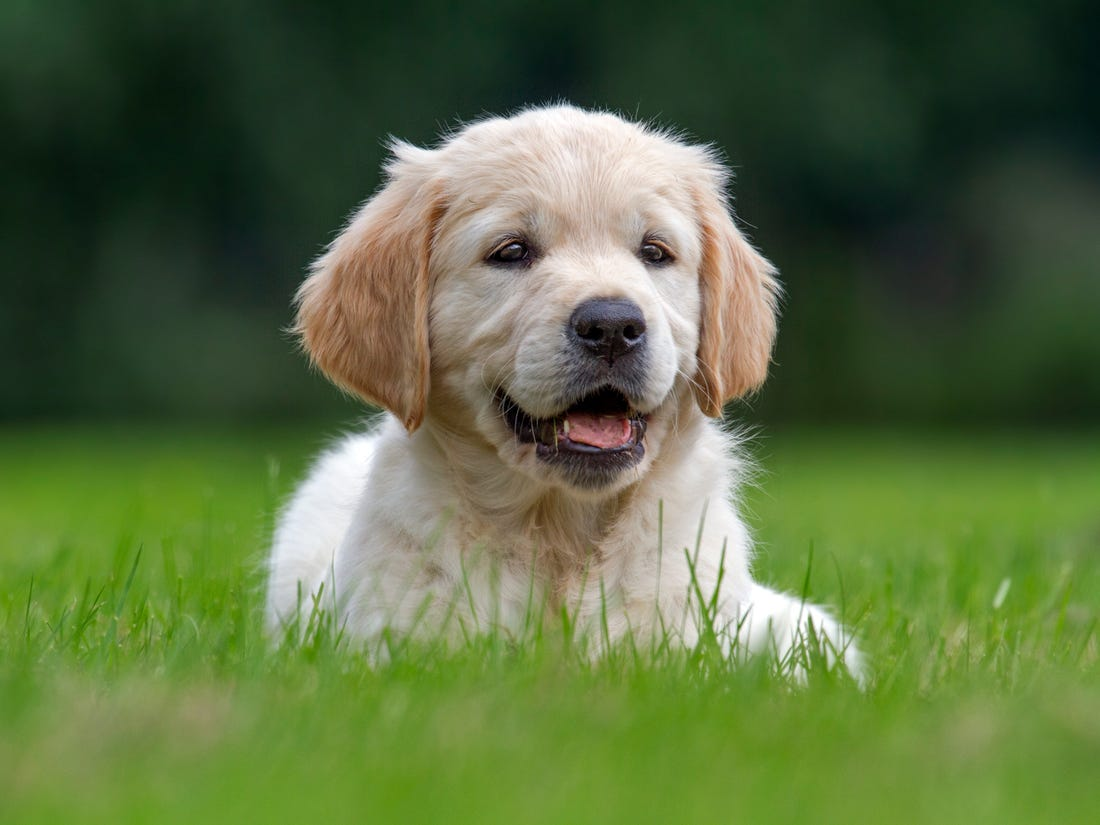
#> input picture Week2/images/image1.jpg, 1100 x 825 px
$ jupyter execute Topics.ipynb
#> lines starting #> are read from the running program, lines starting #| are printed output that depends on the picture; after the words box and inside, x2 and y2 are one past the last pixel; in counts of white or black regions, pixels touching at a corner belong together
# Topic 1

## Theory Questions:
What is the purpose of thresholding in image processing?
- Turn a grayscale image into binary image

When would you prefer adaptive thresholding over global thresholding?
- When an image suffers from uneven illumination

Explain how Otsu's method determines the optimal threshold.
- It tries to find the threshold that maximizes a given metric which seperates the image best into foreground and background.

What does `THRESH_BINARY_INV` do, and when would you use it?
- It does the inverse of what `THRESH_BINARY` does which means it makes a pixel black when it exceeds a certain threshold. It is useful when you want the reverse of what `THRESH_BINARY` normally does.

What kind of histogram does Otsu's method work best on?
- One with two distinct peaks

## Coding Task 1

[cell 1]
import cv2
import numpy as np
import matplotlib.pyplot as plt

[cell 2]
def show_img(img):
    cv2.imshow('img', img)
    cv2.waitKey(0)
    cv2.destroyAllWindows()

[cell 3]
def show_imgs(imgs):
    for i, img in enumerate(imgs):
        cv2.imshow(f'img{i}', img)
    cv2.waitKey(0)
    cv2.destroyAllWindows()

[cell 4]
# Import img
img = cv2.imread('images/image1.jpg')
#> img is the input picture: shape (825, 1100, 3); mean B, G, R 64.9, 108, 89.4
gray = cv2.cvtColor(img, cv2.COLOR_BGR2GRAY)

# Global Thresh
T = 120
_, global_thresh = cv2.threshold(gray, T, 255, cv2.THRESH_BINARY)
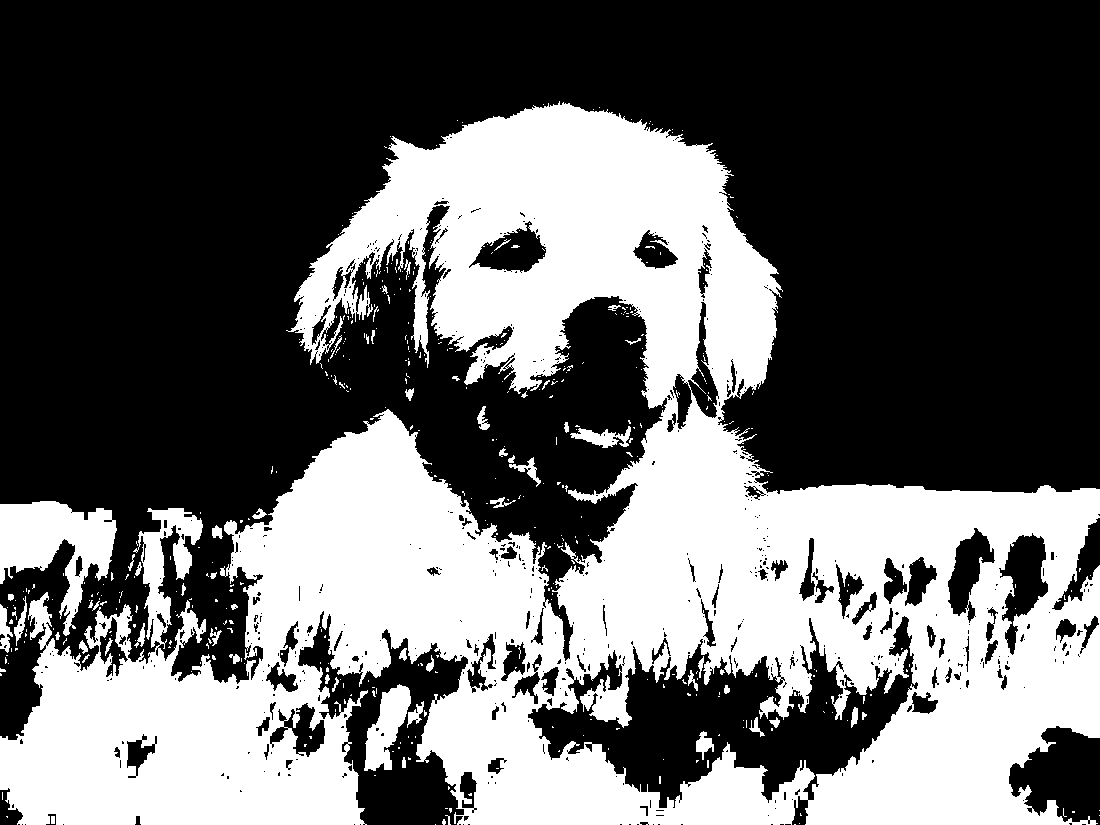
#> global_thresh: shape (825, 1100); 39.4% white; 470 white regions (411 under 20 px), largest, box (x1, y1, x2, y2) and area: (0, 101, 1100, 825) 341597, (0, 501, 117, 636) 7529, (364, 684, 411, 771) 2174

# Adaptive Thresh
adaptive_thresh_mean = cv2.adaptiveThreshold(gray, 255, cv2.ADAPTIVE_THRESH_MEAN_C, cv2.THRESH_BINARY, 11, 2)
#> adaptive_thresh_mean: shape (825, 1100); 84.2% white; 4872 black regions (4215 under 20 px), largest, box (x1, y1, x2, y2) and area: (642, 496, 878, 704) 9977, (518, 293, 663, 494) 8035, (353, 255, 425, 440) 2747
adaptive_thresh_gauss = cv2.adaptiveThreshold(gray, 255, cv2.ADAPTIVE_THRESH_GAUSSIAN_C, cv2.THRESH_BINARY, 11, 2)
#> adaptive_thresh_gauss: shape (825, 1100); 87% white; black in thin lines or dots

# Otsu
_, thresh_otsu = cv2.threshold(
gray, 0, 255, cv2.THRESH_BINARY + cv2.THRESH_OTSU)
#> thresh_otsu: shape (825, 1100); 56.2% white; 259 black regions (216 under 20 px), largest, box (x1, y1, x2, y2) and area: (0, 0, 1100, 473) 369914, (481, 304, 656, 490) 14846, (405, 330, 499, 460) 3794

titles = [
    'gray', 'global', 'adap_mean', 'adap_gauss', 'otsu'
]
imgs = [
    gray, global_thresh, adaptive_thresh_mean, adaptive_thresh_gauss, thresh_otsu
]

plt.figure(figsize=(12, 8))
for i in range(5):
    plt.subplot(2, 3, i+1)
    plt.imshow(imgs[i], cmap='gray')
    plt.title(titles[i])
    plt.axis('off')

plt.show()

# Topic 2

## Theoretical Questions
What is a structuring element?
- The shape of the kernel that is used to apply a certain operation on the image

Explain the difference between erosion and dilation with a visual example.
- Erosion is the shrinking of details. It sets the pixel value to the minimum value in the current kernel.

- Dialation is the expansion of details. It sets the pixel value to the maximum value in the current kernel.

When would you use Opening vs Closing?
- Open: Removes noise from an image / Breaking thin connections between objects / Smoothing
- Close: Filling small holes without changing it overall area much

How does morphological gradient relate to edge detection?
- Because only the thin white lines that were the difference between the expansion of dialation and the shrinkage of erosion that remain which leaves an outline of the objects in the image.

What happens if you apply dilation many times on a binary image?
- Most holes would fill up, lines would get much thicker and objects become bigger.

## Coding Task 2

[cell 5]
# Try to erode, dialate, open, close
# Try to use different structuring elements

# Load image
gray = cv2.imread('images/image1.jpg', cv2.IMREAD_GRAYSCALE)
#> gray: shape (825, 1100); min 0, max 255, mean 97.6
# plt.imshow(raw, cmap='gray')


# structuring elements
square = cv2.getStructuringElement(cv2.MORPH_RECT, (7,7))
corss = cv2.getStructuringElement(cv2.MORPH_CROSS, (5,5))

# Erosion
gray_erode = cv2.erode(gray, square, iterations=1)

# Dialation
gray_dialate = cv2.dilate(gray, square, iterations=1)

# Open
gray_open = cv2.morphologyEx(gray, cv2.MORPH_OPEN, square)

# Close
gray_close = cv2.morphologyEx(gray, cv2.MORPH_CLOSE, square)


titles = [
    'Gray', 'Gray_Erode', 'Gray_Dialate', 'Gray_Open', 'Gray_Close'
]

imgs = [
    gray, gray_erode, gray_dialate, gray_open, gray_close
]


plt.figure(figsize=(20, 12))
for i, img in enumerate(imgs):
    plt.subplot(2, 3, i+1)
    plt.imshow(img, cmap='gray')
    plt.title(titles[i])
    plt.axis('off')
#> this loop made 5 passes

plt.show

# Topic 3

## Theoretical Questions:

What does a histogram of a low-contrast image look like?
- Narrow peak in the middle

How does histogram equalization improve image quality?
- Enhances image contrast to give image dimensionality and detail

What is the difference between global histogram equalization and CLAHE?
- Histogram Equalization: Global Equalization
- CLAHE: Local application of equalization which does not amplify noise

If γ = 0.5, does the image get brighter or darker? Why?
- γ < 1 --> Image gets brighter
- Image gray values are encoded to be between [0, 1], so a fraction to a number γ < 1 increases its value.

## Coding Task 3

[cell 6]
import cv2
import matplotlib.pyplot as plt
import numpy as np

# load image
img = cv2.imread('images/image1.jpg')
gray = cv2.cvtColor(img, cv2.COLOR_BGR2GRAY)
# Plot hist
plt.figure(figsize=(12, 8))
plt.subplot(2, 2, 1)
plt.imshow(gray, cmap='gray')
plt.title('Original Image')

plt.subplot(2, 2, 2)
plt.hist(gray.ravel(), 256, [0, 256])
plt.title('Histogram')
plt.xlabel('Pixel Value')
plt.ylabel('Frequency')
plt.show()
#> figure, not shown here; panel 2: tallest bar 19622 high, from x = 124 to 125

[cell 7]
# Global histogram equalization
equalized_global = cv2.equalizeHist(gray)
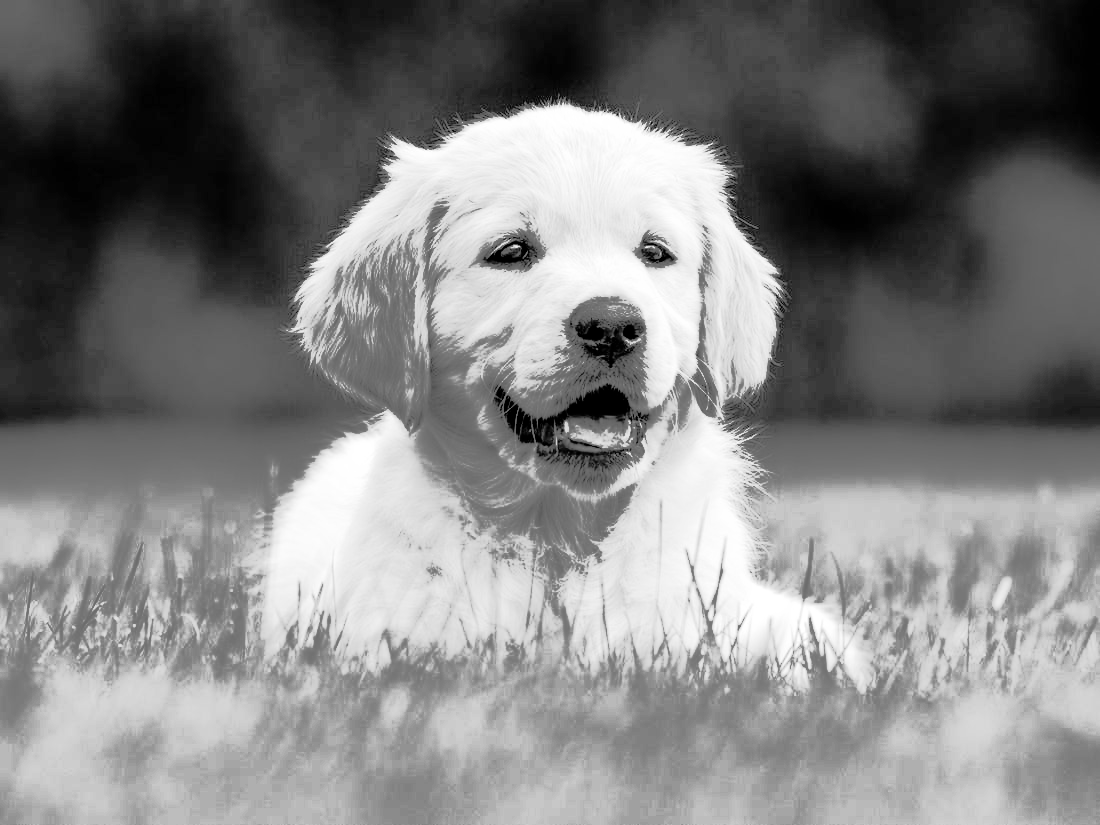
#> equalized_global: shape (825, 1100); min 0, max 255, mean 128.7
# Plot results
plt.figure(figsize=(12, 8))
plt.subplot(2, 2, 1)
plt.imshow(equalized_global, cmap='gray')
plt.title('Global Histogram Equalization')
plt.subplot(2, 2, 2)
plt.hist(equalized_global.ravel(), 256, [0, 256])
plt.title('Equalized Histogram')
plt.xlabel('Pixel Value')
plt.ylabel('Frequency')
plt.show()
#> figure, not shown here; panel 2: tallest bar 19622 high, from x = 175 to 176

[cell 8]
# CLAHE equalization
clahe = cv2.createCLAHE(clipLimit=2.0, tileGridSize=(8, 8))
equalized_clahe = clahe.apply(gray)
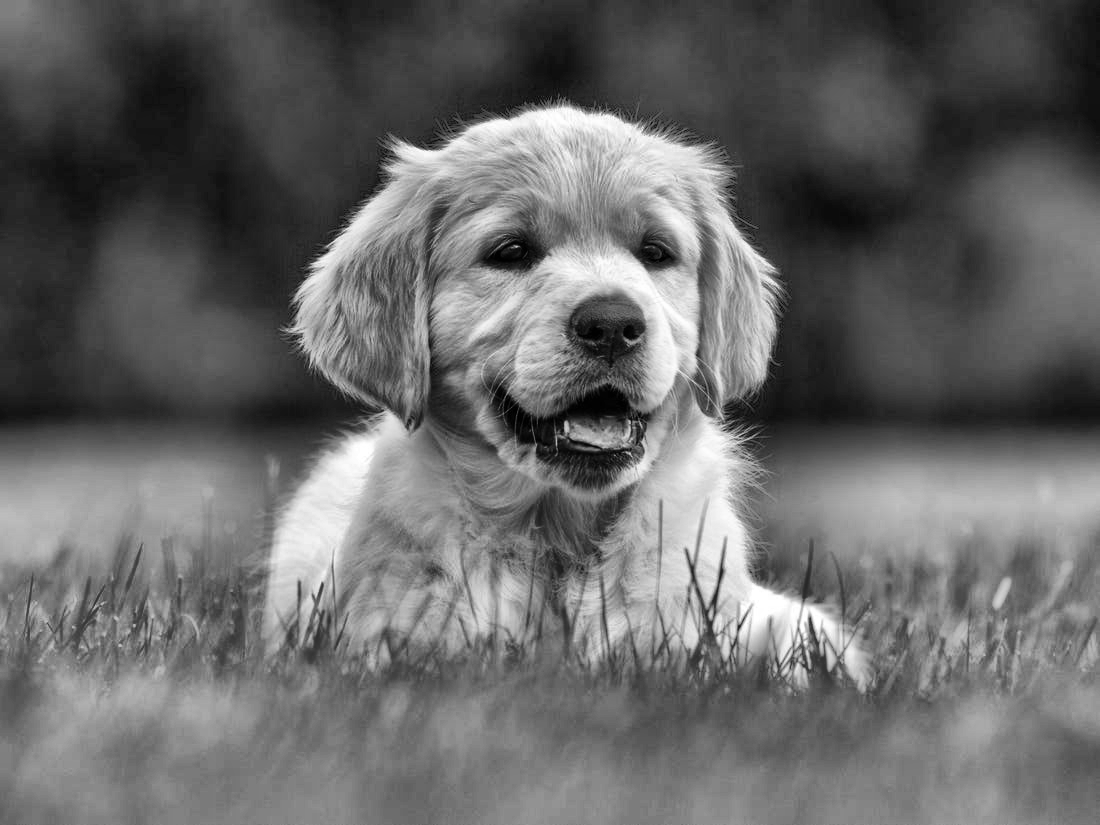
#> equalized_clahe: shape (825, 1100); min 0, max 255, mean 104
# Plot results
plt.figure(figsize=(12, 8))
plt.subplot(2, 2, 1)
plt.imshow(equalized_clahe, cmap='gray')
plt.title('CLAHE Equalization')
plt.subplot(2, 2, 2)
plt.hist(equalized_clahe.ravel(), 256, [0, 256])
plt.title('Equalized Histogram')
plt.xlabel('Pixel Value')
plt.ylabel('Frequency')
plt.show()
#> figure, not shown here; panel 2: tallest bar 8527 high, from x = 124 to 125

[cell 9]
# Gamma correction
def gammaCorrection(image, gamma):
#> called with gamma = 2
    result = np.power(image / 255.0, gamma) * 255
    return result

gammacorrected_darken = gammaCorrection(gray, 2.0) # Darkening the image
gammacorrected_lighten = gammaCorrection(gray, 0.5) # Lightening the image
#> call 2 of gammaCorrection, with gamma = 0.5
#> in gammaCorrection (call 2), `result = np.power(image / 255.0, gamma) * 255`:
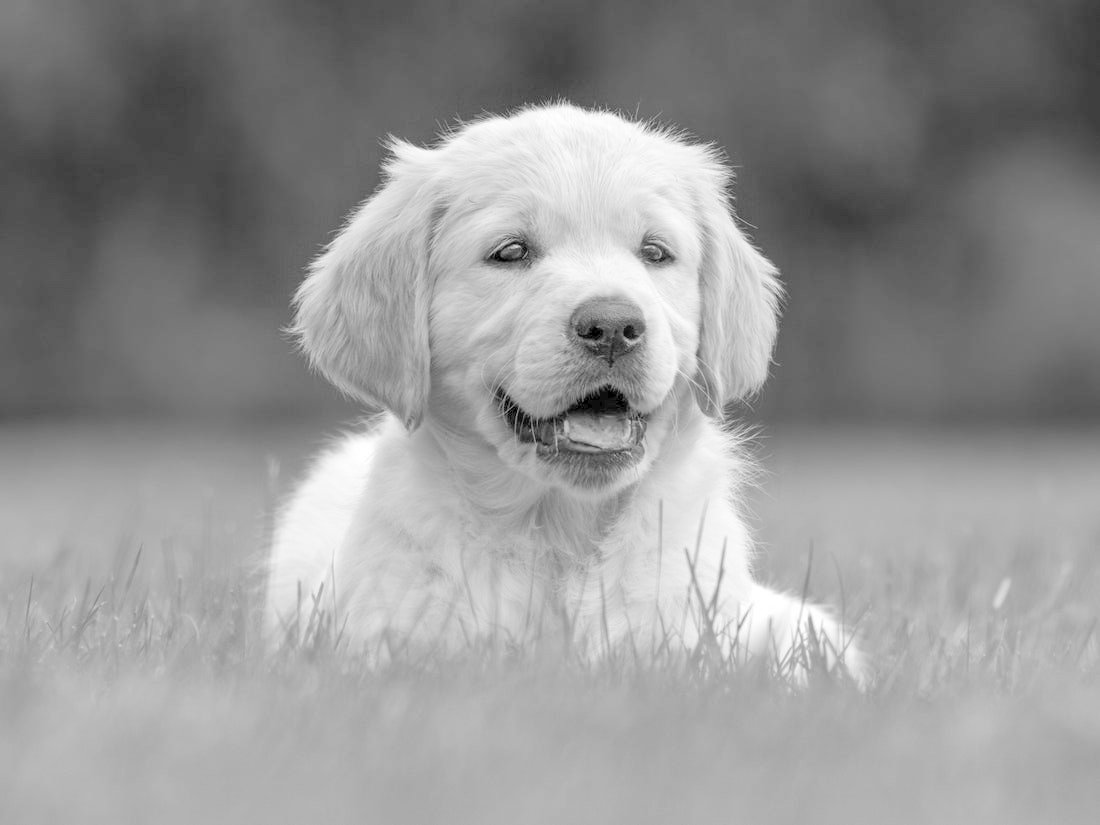
#> result: shape (825, 1100) float64; min 0, max 255, mean 150.3

# Plot results
plt.figure(figsize=(12, 8))
plt.subplot(2, 2, 1)
plt.imshow(gammacorrected_darken, cmap='gray')
plt.title('Gamma Correction (Darkened)')

plt.subplot(2, 2, 2)
plt.hist(gammacorrected_darken.ravel(), 256, [0, 256])
plt.title('Equalized Histogram')
plt.xlabel('Pixel Value')
plt.ylabel('Frequency')

plt.subplot(2, 2, 3)
plt.imshow(gammacorrected_lighten, cmap='gray')
plt.title('Gamma Correction (Lightened)')

plt.subplot(2, 2, 4)
plt.hist(gammacorrected_lighten.ravel(), 256, [0, 256])
plt.title('Equalized Histogram')
plt.xlabel('Pixel Value')
plt.ylabel('Frequency')

plt.show()
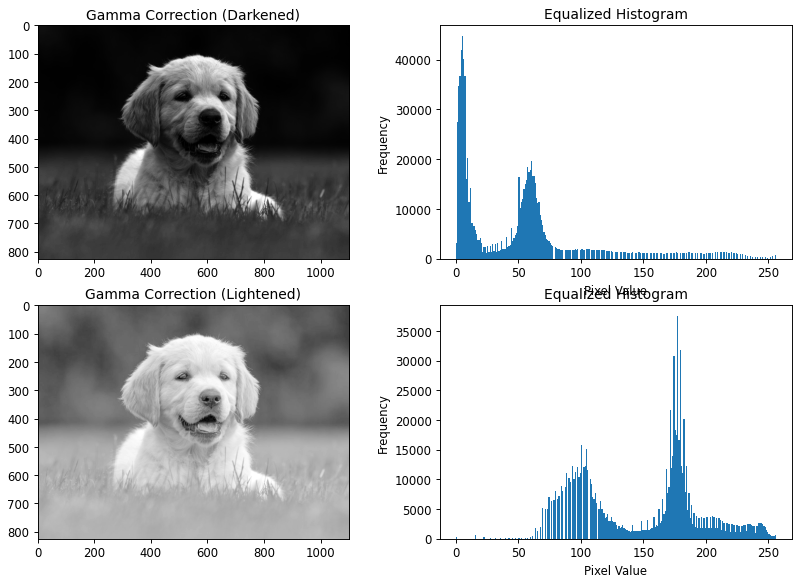
#> figure drawn by matplotlib, 4 panels; panel 2: tallest bar 44688 high, from x = 5 to 6; panel 4: tallest bar 37428 high, from x = 177 to 178

[cell 10]
# Results
plt.figure(figsize=(12, 8))
images = [gray, equalized_global, equalized_clahe ,gammacorrected_darken, gammacorrected_lighten]
titles = ['Original', 'Equalized (Global)', 'Equalized (CLAHE)', 'Gamma Corrected (Darkened)', 'Gamma Corrected (Lightened)']

for i in range(5):
    plt.subplot(2, 3, i+1)
    plt.imshow(images[i], cmap='gray')
    plt.title(titles[i])
    plt.axis('off')
plt.show()

$ run again, with Week2/images/landscape.jpg copied over Week2/images/image1.jpg
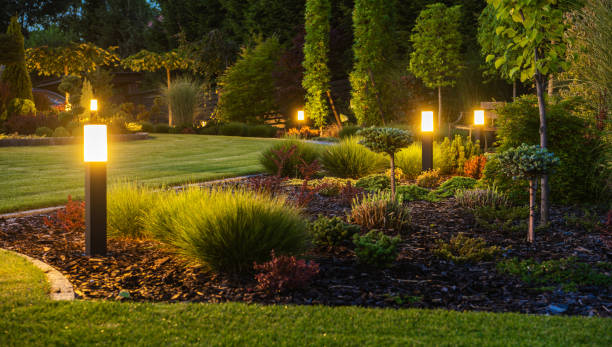
#> input picture Week2/images/landscape.jpg, 612 x 347 px
#> img is the input picture: shape (347, 612, 3); mean B, G, R 22.3, 69.4, 78.8
#> `_, global_thresh = cv2.threshold(gray, T, 255, cv2.THRESH_BINARY)`:
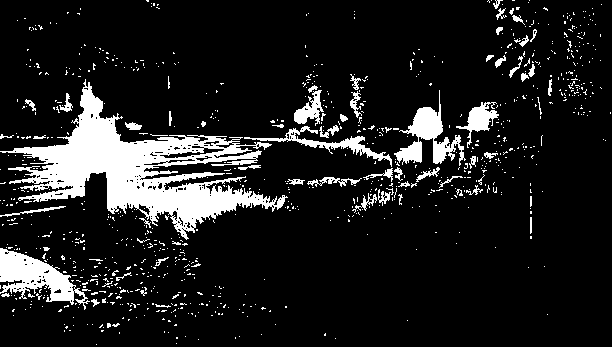
#> global_thresh: shape (347, 612); 12.2% white; 921 white regions (861 under 20 px), largest, box (x1, y1, x2, y2) and area: (0, 79, 288, 240) 14042, (0, 248, 90, 310) 2358, (394, 90, 466, 166) 1783
#> adaptive_thresh_mean: shape (347, 612); 50.8% white; 1103 black regions (913 under 20 px), largest, box (x1, y1, x2, y2) and area: (0, 0, 612, 319) 77858, (0, 256, 226, 347) 3382, (562, 56, 612, 114) 995
#> adaptive_thresh_gauss: shape (347, 612); 53.3% white; black in thin lines or dots
#> thresh_otsu: shape (347, 612); 30.4% white; 1361 white regions (1240 under 20 px), largest, box (x1, y1, x2, y2) and area: (0, 42, 528, 279) 37941, (0, 241, 313, 347) 10397, (545, 5, 612, 106) 2218
#> the loop `for i, img in enumerate(imgs):` made 5 passes
#> `plt.show()`:
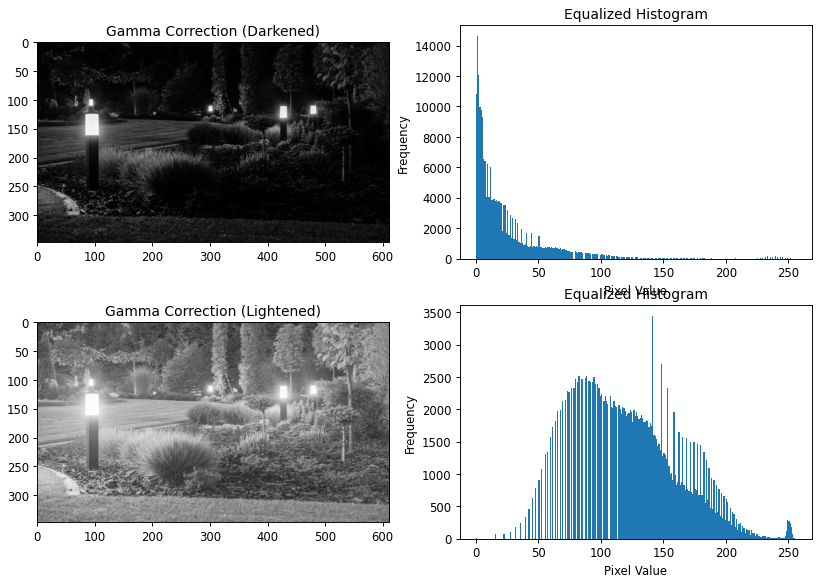
#> figure drawn by matplotlib, 4 panels; panel 2: tallest bar 14597 high, from x = 1 to 2; panel 4: tallest bar 3437 high, from x = 141 to 142

$ run again, with Week2/images/portrait.jpg copied over Week2/images/image1.jpg
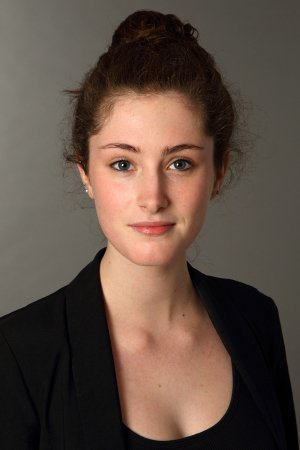
#> input picture Week2/images/portrait.jpg, 300 x 450 px
#> img is the input picture: shape (450, 300, 3); mean B, G, R 67.9, 78.2, 95.4
#> `_, global_thresh = cv2.threshold(gray, T, 255, cv2.THRESH_BINARY)`:
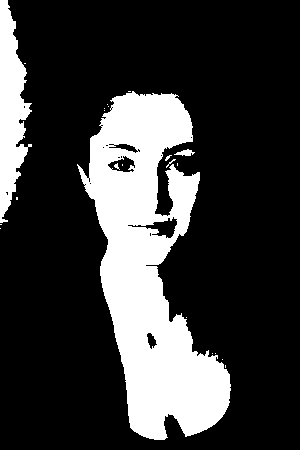
#> global_thresh: shape (450, 300); 23% white; 22 white regions (19 under 20 px), largest, box (x1, y1, x2, y2) and area: (77, 91, 231, 440) 26693, (0, 0, 32, 223) 4168, (174, 149, 195, 156) 82
#> adaptive_thresh_mean: shape (450, 300); 80.6% white; 1098 black regions (1003 under 20 px), largest, box (x1, y1, x2, y2) and area: (57, 11, 239, 200) 5320, (0, 166, 253, 450) 4846, (186, 261, 299, 450) 1649
#> adaptive_thresh_gauss: shape (450, 300); 83.8% white; black in thin lines or dots
#> thresh_otsu: shape (450, 300); 66.2% white; 57 black regions (49 under 20 px), largest, box (x1, y1, x2, y2) and area: (0, 247, 300, 450) 32306, (66, 9, 248, 200) 12639, (173, 157, 198, 171) 198
#> the loop `for i, img in enumerate(imgs):` made 5 passes
#> `plt.show()`:
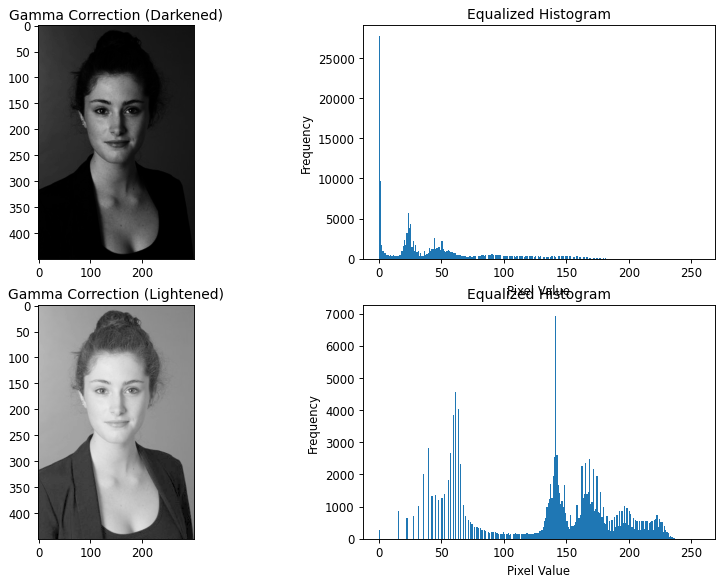
#> figure drawn by matplotlib, 4 panels; panel 2: tallest bar 27701 high, from x = 0 to 1; panel 4: tallest bar 6910 high, from x = 141 to 142
